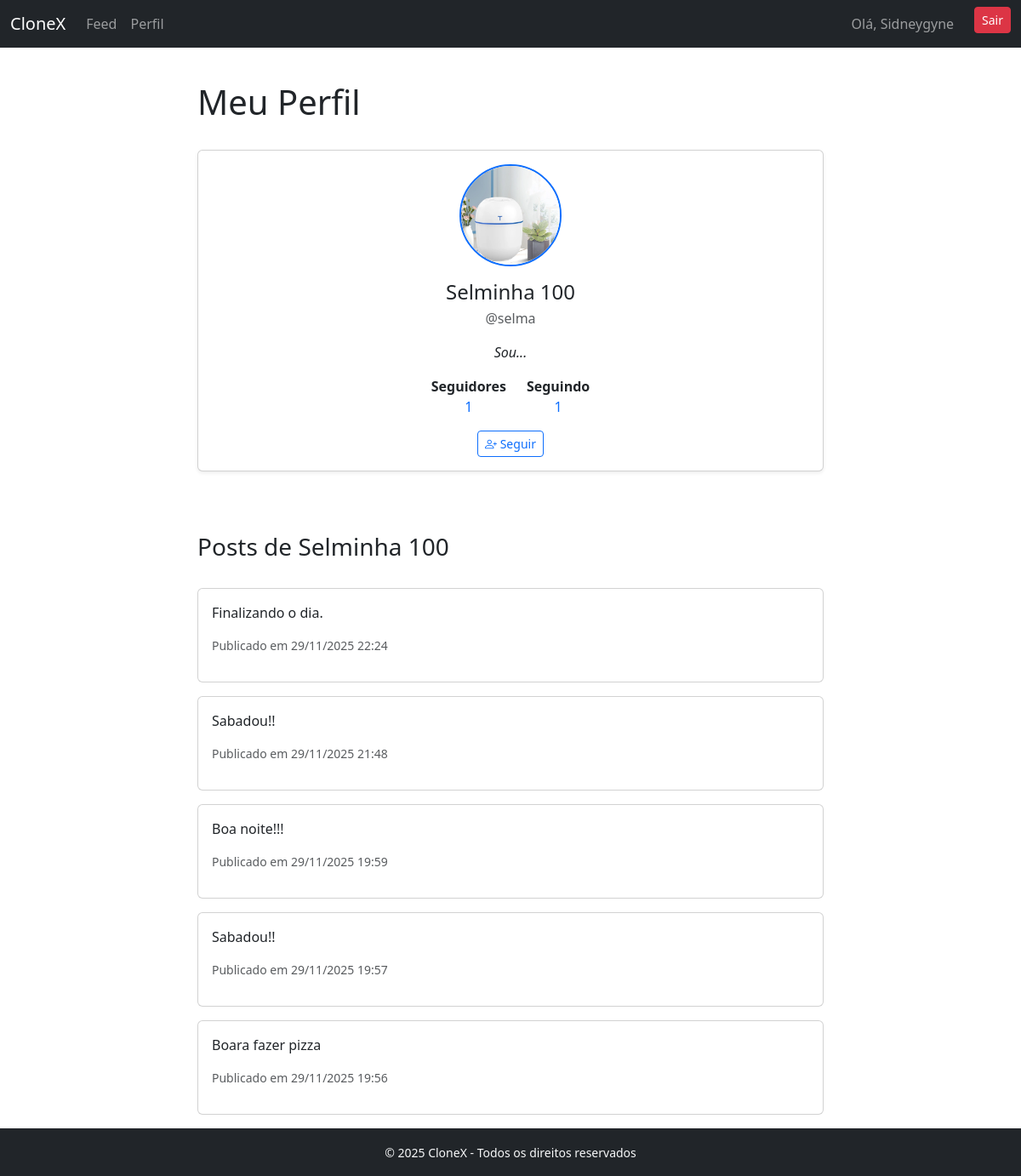
The app's page /selma/ (signed in) with its own data.
### accounts/models.py (models this page shows, shortened)
class Profile(models.Model):
    user = models.OneToOneField(User, on_delete=models.CASCADE, related_name="profile")
    display_name = models.CharField(max_length=100, blank=True)
    avatar = models.ImageField(upload_to="avatars/", blank=True, null=True)
    bio = models.CharField(max_length=160, blank=True)
    created_at = models.DateTimeField(auto_now_add=True)

### social/models.py (models this page shows)
class Post(models.Model):
    author = models.ForeignKey(User, on_delete=models.CASCADE, related_name="posts")
    content = models.CharField(max_length=280)
    image = models.ImageField(upload_to="posts/", blank=True, null=True)
    created_at = models.DateTimeField(auto_now_add=True)

### accounts/views.py (the view)
# urls.py: path("<str:username>/", profile_view, name="profile"),
@login_required
def profile_view(request, username=None):
    user_obj = get_object_or_404(User, username=username)
    profile = user_obj.profile
    is_following = Follow.objects.filter(
        follower=request.user,
        following=user_obj
    ).exists()
    followers = User.objects.filter(following__following=user_obj)
    following = User.objects.filter(followers__follower=user_obj)
    posts = Post.objects.filter(author=user_obj).order_by("-created_at")
    if request.user == user_obj:
        if request.method == "POST":
            form = ProfileForm(request.POST, request.FILES, instance=profile)
            if form.is_valid():
                form.save()
                return redirect("profile", username=request.user.username)
        else:
            form = ProfileForm(instance=profile)
    else:
        form = None
    return render(request, "profile.html", {
        "profile": profile,
        "form": form,
        "is_following": is_following,
        "followers": followers,
        "following": following,
        "posts": posts,   # ✅ enviar posts para o template
    })

### templates/profile.html (shortened to what this page needs)
{% extends "base.html" %}
{% load static %}
{% block content %}
<h1 class="pb-4 pt-3">Meu Perfil</h1>
<div class="card shadow-sm mb-4">
  <div class="card-body text-center">
    {% if profile.avatar %}
      <img src="{{ profile.avatar.url }}" alt="Avatar"
           class="rounded-circle mb-3 border border-2 border-primary"
           width="120" height="120">
    {% else %}
      <img src="{% static 'img/default-avatar.png' %}" alt="Avatar padrão"
           class="rounded-circle mb-3 border border-2 border-secondary"
           width="120" height="120">
    {% endif %}
    <h4 class="mb-1">{{ profile.display_name }}</h4>
    <p class="text-muted">@{{ profile.user.username }}</p>
    {% if profile.bio %}
      <p class="fst-italic">{{ profile.bio }}</p>
    {% endif %}
    <div class="d-flex justify-content-center gap-4 mt-3">
      <div>
        <strong>Seguidores</strong><br>
        <a href="#" data-bs-toggle="modal" data-bs-target="#followersModal" class="text-decoration-none">
          {{ followers.count }}
        </a>
      </div>
      <div>
        <strong>Seguindo</strong><br>
        <a href="#" data-bs-toggle="modal" data-bs-target="#followingModal" class="text-decoration-none">
          {{ following.count }}
        </a>
      </div>
    </div>
    <div class="mt-3">
      {% if profile.user != request.user %}
        {% if is_following %}
          <form method="post" action="{% url 'toggle-follow' profile.user.id %}" class="d-inline">
            {% csrf_token %}
            <button type="submit" class="btn btn-outline-danger btn-sm">
              <i class="bi bi-person-dash"></i> Deixar de seguir
            </button>
          </form>
        {% else %}
          <form method="post" action="{% url 'toggle-follow' profile.user.id %}" class="d-inline">
            <button type="submit" class="btn btn-outline-primary btn-sm">
              <i class="bi bi-person-plus"></i> Seguir
            </button>
          </form>
        {% endif %}
      {% endif %}
    </div>
  </div>
</div>
<h3 class="pb-4 pt-5">Posts de {{ profile.display_name }}</h3>
{% for post in posts %}
  <div class="card mb-3">
    <div class="card-body">
      <p>{{ post.content }}</p>
      <p class="text-muted small">
        Publicado em {{ post.created_at|date:"d/m/Y H:i" }}
      </p>
    </div>
  </div>
{% empty %}
  <p>Este usuário ainda não publicou nada.</p>
{% endfor %}
{% endblock %}

### templates/base.html (shortened to what this page needs)
{% load static %}
<!DOCTYPE html>
<html lang="pt-br">
<head>
  <link rel="stylesheet" href="{% static 'css/style.css' %}">
  <link rel="stylesheet" href="https://cdn.jsdelivr.net/npm/bootstrap@5.3.2/dist/css/bootstrap.min.css">
  <link rel="stylesheet" href="https://cdn.jsdelivr.net/npm/bootstrap-icons@1.11.1/font/bootstrap-icons.css">
</head>
{% load static %}
<body>
  <nav class="navbar navbar-expand-lg navbar-dark bg-dark">
    <div class="container-fluid">
      <a class="navbar-brand" href="/">CloneX</a>
      <div class="collapse navbar-collapse" id="navbarNav">
        <ul class="navbar-nav me-auto">
          <li class="nav-item"><a class="nav-link" href="/feed/">Feed</a></li>
          <li class="nav-item"><a class="nav-link" href="/{{ user.username }}/">Perfil</a></li>
        </ul>
        <ul class="navbar-nav">
          {% if user.is_authenticated %}
            <li class="nav-item pe-3"><span class="nav-link">Olá, {{ user.profile.display_name }}</span></li>
            <li class="nav-item p">
              <form method="post" action="{% url 'logout' %}">
                <button class="btn btn-danger btn-sm" type="submit">Sair</button>
              </form>
            </li>
          {% else %}
            <li class="nav-item"><a class="nav-link" href="{% url 'login' %}">Entrar</a></li>
            <li class="nav-item"><a class="nav-link" href="{% url 'register' %}">Registrar</a></li>
          {% endif %}
        </ul>
      </div>
    </div>
  </nav>
  <main class="container mt-4">
    <div class="row justify-content-center">
      <div class="col-md-8">
        {% block content %}{% endblock %}
      </div>
    </div>
  </main>
  <footer>
    <small>&copy; 2025 CloneX - Todos os direitos reservados</small>
  </footer>
</body>
</html>

### templates/base.html (style rules this page uses)
html, body { height: 100%; margin: 0; }
body { display: flex; flex-direction: column; min-height: 100vh; }
main { flex: 1; }
footer { background: #212529; color: #f8f9fa; text-align: center; padding: 1rem; }

### records on screen
Profile: avatar (picture), display_name "Selminha 100", user.username "selma", bio "Sou..."
Post: content "Finalizando o dia.", created_at "29/11/2025 22:24"
Post: content "Sabadou!!", created_at "29/11/2025 21:48"
Post: content "Boa noite!!!", created_at "29/11/2025 19:59"
Post: content "Sabadou!!", created_at "29/11/2025 19:57"
Post: content "Boara fazer pizza", created_at "29/11/2025 19:56"

### other values on screen
{{ user.profile.display_name }} "Sidneygyne"
{{ followers.count }} "1"
{{ following.count }} "1"
